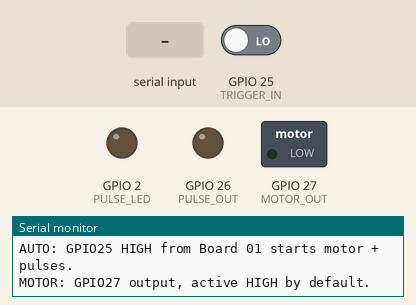
A sketch run on a simulated ESP32. Shown: switched loads named in the sketch (green lamp = pin HIGH), output pins drawn as LEDs (lit = HIGH), the last lines printed to the serial monitor. Dashed ring = blinking. The inputs (shaded band) are chosen by the test bench; at power-on: GPIO 25 (TRIGGER_IN) LOW.

Above: at 1.2 s.
1.3 s: GPIO 25 (TRIGGER_IN) driven HIGH
At 1.9 s:
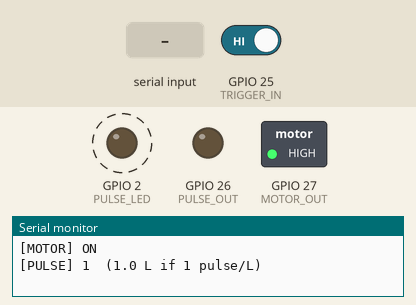
4.3 s: "RATE 90\n" received over Serial
At 4.87 s:
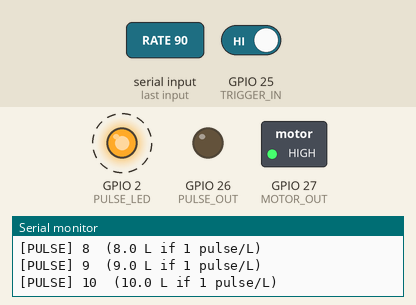
10.3 s: "BURST 90\n" received over Serial
13.3 s: GPIO 25 (TRIGGER_IN) driven LOW
At 14.1 s:
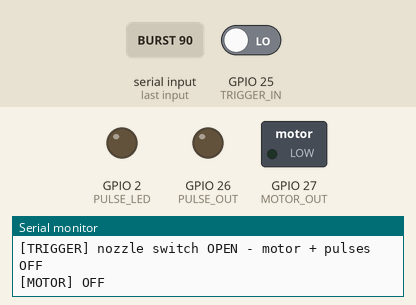
14.8 s: "BURST 90\n" received over Serial
At 15.3 s:
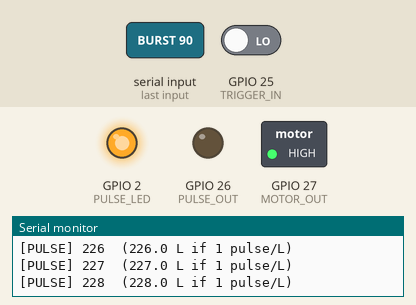
Timing chart, 0 to 17.8 s (numbered marks = the images above; inputs shaded):
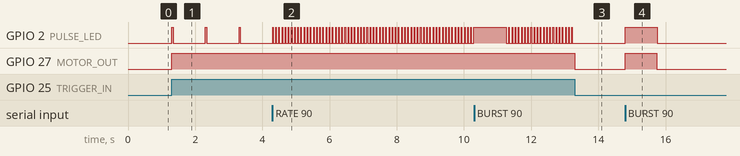

Measured:
- after the input at 1.3 s, GPIO 2 (PULSE_LED): alternates HIGH for 0.04 s and LOW for 0.96 s, starting at once; GPIO 27 (MOTOR_OUT): LOW → HIGH at once
- after the input at 4.3 s, GPIO 2 (PULSE_LED): alternates HIGH for 0.02 s and LOW for 0.08 s, starting after 0.10 s
- after the input at 13.3 s, GPIO 2 (PULSE_LED): stops changing and stays LOW; GPIO 27 (MOTOR_OUT): HIGH → LOW at once
- after the input at 14.8 s, GPIO 2 (PULSE_LED): LOW → HIGH at once, → LOW 0.95 s later; GPIO 27 (MOTOR_OUT): LOW → HIGH at once, → LOW 0.94 s later

The sketch:

pulse_simulator.ino
```cpp
/*
 * VISUAL EYES 360 - PROTOTYPE BOARD 4: PULSE SIMULATOR
 * Generates pulses so you can test the pulser reader without a real pump.
 * Wire GPIO 26 of this board to GPIO 27 of board 3 (common GND).
 * No Wi-Fi is needed on this board. Serial 115200.
 *
 * Serial commands: HELP | START | STOP | RATE <ms> | BURST <n> | STATUS
 * Default rate 1000ms = 1 pulse/second. With PULSES_PER_LITRE=1 that is 1 L/s.
 *
 * LED: onboard GPIO2 blinks once for every generated pulse.
 *
 * NOZZLE TRIGGER MODE:
 *   Board 01 drives GPIO25 HIGH when the nozzle switch relay closes.
 *   While GPIO25 is HIGH, board 04 emits pulses automatically AND turns the
 *   motor driver on GPIO27 on. When Board 01 stops the trigger at the target
 *   litres, both motor and pulses stop.
 *   Manual START still works for standalone testing.
 *
 * MOTOR OUTPUT: GPIO27, active HIGH by default.
 *   Set MOTOR_ACTIVE_LOW to 1 if your relay module turns ON when IN is LOW.
 *   GPIO27 drives a motor driver/relay input only — never power a motor from it.
 */

#define PULSE_OUT 26
#define PULSE_LED 2          // onboard LED: one blink per pulse
#define TRIGGER_IN 25        // from Board 01 GPIO32; HIGH = nozzle switch closed
#define MOTOR_OUT 27         // to motor driver/relay input
#define MOTOR_ACTIVE_LOW 0   // set to 1 for active-low relay modules
unsigned long intervalMs = 1000;
unsigned long lastPulse = 0;
unsigned long pulseLedOffAt = 0;
bool running = false;
bool triggerWasActive = false;
bool motorOn = false;
unsigned long total = 0;

void setMotor(bool on) {
  if (motorOn == on) return;
  motorOn = on;
  bool level = MOTOR_ACTIVE_LOW ? !on : on;
  digitalWrite(MOTOR_OUT, level ? HIGH : LOW);
  Serial.println(on ? "[MOTOR] ON" : "[MOTOR] OFF");
}

void blinkPulseLed() {
  unsigned long onMs = intervalMs >= 100UL ? 40UL : 12UL;
  digitalWrite(PULSE_LED, HIGH);
  pulseLedOffAt = millis() + onMs;
}

void emitPulse() {
  digitalWrite(PULSE_OUT, HIGH);
  delayMicroseconds(200);
  digitalWrite(PULSE_OUT, LOW);
  blinkPulseLed();
  total++;
  Serial.printf("[PULSE] %lu  (%.1f L if 1 pulse/L)\n", total, (float)total);
}

void setup() {
  Serial.begin(115200);
  pinMode(PULSE_OUT, OUTPUT); digitalWrite(PULSE_OUT, LOW);
  pinMode(PULSE_LED, OUTPUT); digitalWrite(PULSE_LED, LOW);
  pinMode(TRIGGER_IN, INPUT_PULLDOWN);
  pinMode(MOTOR_OUT, OUTPUT);
  digitalWrite(MOTOR_OUT, MOTOR_ACTIVE_LOW ? HIGH : LOW);
  Serial.println("READY. Type HELP for commands.");
  Serial.println("AUTO: GPIO25 HIGH from Board 01 starts motor + pulses.");
  Serial.println("MOTOR: GPIO27 output, active HIGH by default.");
}

void loop() {
  if (Serial.available()) {
    String c = Serial.readStringUntil('\n'); c.trim();
    if (c == "HELP") {
      Serial.println("START | STOP | RATE <ms> | BURST <n> | STATUS");
      Serial.println("AUTO: GPIO25 HIGH = motor + pulse, GPIO25 LOW = stop");
      Serial.println("MOTOR OUT = GPIO27");
    }
    else if (c == "START") { running = true; Serial.println("[SIM] running"); }
    else if (c == "STOP") { running = false; Serial.println("[SIM] stopped"); }
    else if (c.startsWith("RATE ")) {
      unsigned long requested = (unsigned long) c.substring(5).toInt();
      intervalMs = requested < 20UL ? 20UL : requested;
      Serial.printf("[SIM] rate %lums\n", intervalMs);
    }
    else if (c.startsWith("BURST ")) {
      int n = c.substring(6).toInt();
      setMotor(true);
      for (int i = 0; i < n; i++) { emitPulse(); delay(10); }
      setMotor(false);
    }
    else if (c == "STATUS") Serial.printf("[SIM] running=%s trigger=%s motor=%s rate=%lums total=%lu\n",
                                           running ? "YES" : "NO",
                                           digitalRead(TRIGGER_IN) == HIGH ? "ON" : "OFF",
                                           motorOn ? "ON" : "OFF",
                                           intervalMs, total);
  }

  bool triggerActive = digitalRead(TRIGGER_IN) == HIGH;
  if (triggerActive != triggerWasActive) {
    triggerWasActive = triggerActive;
    Serial.println(triggerActive ? "[TRIGGER] nozzle switch CLOSED - motor + pulses ON"
                                 : "[TRIGGER] nozzle switch OPEN - motor + pulses OFF");
  }

  bool shouldRun = running || triggerActive;
  setMotor(shouldRun);

  if (shouldRun && millis() - lastPulse >= intervalMs) {
    lastPulse = millis();
    emitPulse();
  }
  if (pulseLedOffAt > 0 && millis() >= pulseLedOffAt) {
    digitalWrite(PULSE_LED, LOW);
    pulseLedOffAt = 0;
  }
  delay(5);
}
```
